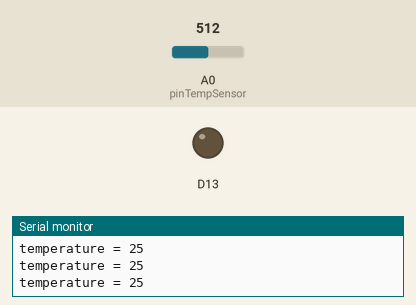
Recording of a sketch running on a simulated Arduino Nano 33 IoT. Parts: output pins drawn as LEDs (lit = HIGH), the last lines printed to the serial monitor. The test bench sets the inputs (shaded band); at power-on: A0 (pinTempSensor) = 512. WiFi joins after 1.5 s; servers stay silent unless stated; no MQTT or app messages arrive unless stated.

Above: at 5.0 s.
At 7.64 s:
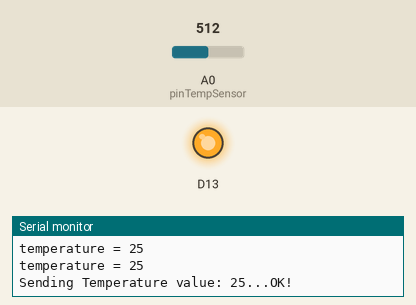
Timing chart, 0 to 9.1 s (numbered marks = the images above):
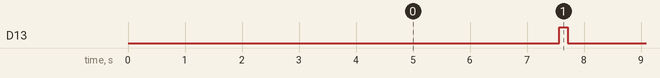

The sketch:

Temperature_Sensore_Cloud.ino
```cpp
/***************************************************
  Adafruit MQTT Library Arduino Nano 33 IoT Example
 ****************************************************/
#include <SPI.h>
#include "Adafruit_MQTT.h"
#include "Adafruit_MQTT_Client.h"
#include <WiFiNINA.h>
#include <math.h>


#if defined(ARDUINO_ARCH_AVR)
#define debug  Serial
#elif defined(ARDUINO_ARCH_SAMD) ||  defined(ARDUINO_ARCH_SAM)
#define debug  SerialUSB
#else
#define debug  Serial
#endif

/************************* WiFI Setup *****************************/
char ssid[] = "HOTSPOT1";     //  your network SSID (name)
char pass[] = "password";    // your network password (use for WPA, or use as key for WEP)

/************************* Adafruit.io Setup *********************************/

#define AIO_SERVER      "io.adafruit.com"
#define AIO_SERVERPORT  1883
#define AIO_USERNAME  "kck1337"
#define AIO_KEY       "aio_kAaQ54haDVibbLH1RvPX71S5xH7i"

/************ Global State (you don't need to change this!) ******************/

//Set up the wifi client
WiFiClient client;

Adafruit_MQTT_Client mqtt(&client, AIO_SERVER, AIO_SERVERPORT, AIO_USERNAME, AIO_KEY);

// You don't need to change anything below this line!
#define halt(s) { Serial.println(F( s )); while(1);  }

/****************************** Feeds ***************************************/

// Notice MQTT paths for AIO follow the form: <username>/feeds/<feedname>
Adafruit_MQTT_Publish feedname = Adafruit_MQTT_Publish(&mqtt, AIO_USERNAME "/feeds/Temperature");
/*************************** Sketch Code ************************************/
const int B = 4275;               // B value of the thermistor
const int R0 = 100000;            // R0 = 100k
const int pinTempSensor = A0;     // Grove - Temperature Sensor connect to A0
uint32_t temperature = 0;
long curr_time, prev_time;

/***************************************************************************/


void setup() {
//  while (!Serial);
  WiFi.begin(ssid, pass);
  delay(1000);
  printWifiStatus();
  Serial.begin(115200);
  prev_time = millis();
  pinMode(13,1);
}


void loop() {
  // Ensure the connection to the MQTT server is alive (this will make the first
  // connection and automatically reconnect when disconnected).  See the MQTT_connect
  // function definition further below.
  curr_time = millis();
  MQTT_connect();
  // Now we can publish stuff!
  if(curr_time - prev_time >= 5000){
    digitalWrite(13,1);
  Serial.print(F("\nSending Temperature value: "));
  Serial.print(temperature);
  Serial.print("...");
  if (! feedname.publish(temperature)) {
    Serial.println(F("Failed"));
  } else {
    Serial.println(F("OK!"));
  }
  prev_time = curr_time;
  delay(150);
  digitalWrite(13,0);
  }
  int a = analogRead(pinTempSensor);

    float R = 1023.0/a-1.0;
    R = R0*R;

    temperature = 1.0/(log(R/R0)/B+1/298.15)-273.15; // convert to temperature via datasheet

    Serial.print("temperature = ");
    Serial.println(temperature);

    delay(100);
}

// Function to connect and reconnect as necessary to the MQTT server.
// Should be called in the loop function and it will take care if connecting.
void MQTT_connect() {
  int8_t ret;
  // Stop if already connected.
  if (mqtt.connected()) {
    return;
  }
  Serial.print("Connecting to MQTT... ");

  while ((ret = mqtt.connect()) != 0) { // connect will return 0 for connected
       Serial.println(mqtt.connectErrorString(ret));
       Serial.println("Retrying MQTT connection in 5 seconds...");
       mqtt.disconnect();
       delay(5000);  // wait 5 seconds
  }
  Serial.println("MQTT Connected!");
}


void printWifiStatus() {
  Serial.print("SSID: ");
  Serial.println(WiFi.SSID());
  IPAddress ip = WiFi.localIP(); // Device IP address
  Serial.print("IP Address: ");
  Serial.println(ip);
}
```

Measured:
- by itself, D13: alternates HIGH for 0.15 s and LOW for 4.9 s
